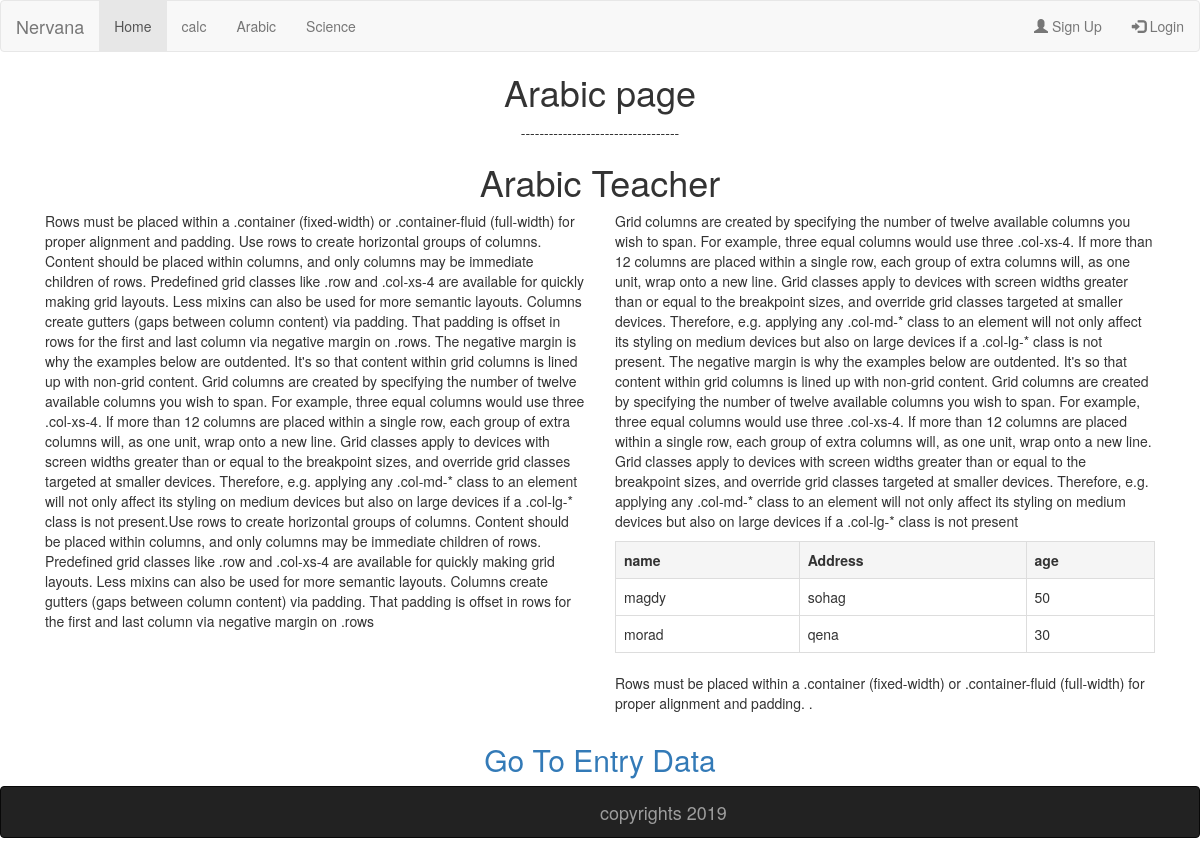
Screenshot of /arabic/ with the database file from the repository.
### arabic/models.py (models this page shows)
class info(models.Model):
    name=models.CharField(max_length=250)
    address=models.CharField(max_length=250)
    age=models.IntegerField()

### arabic/views.py (the view)
# urls.py: path('',views.index)
def index(request):
    posts=info.objects.all()
    return render(request,'base2.html',{'posts':posts})

### arabic/templates/base2.html (shortened to what this page needs)
{% extends "arabic.html" %}
{% block ar %}
 <h1 align="center">Arabic page</h1>
    <p align="center">----------------------------------</p>
    <h1 align="center">Arabic Teacher</h1>
{% endblock ar %}
{%block content%}
 <div class="container">
<div class="raw">
<div class="col-md-6">
<p>Rows must be placed within a .container (fixed-width) or .container-fluid (full-width) for proper alignment and padding.
Use rows to create horizontal groups of columns.
Content should be placed within columns, and only columns may be immediate children of rows.
Predefined grid classes like .row and .col-xs-4 are available for quickly making grid layouts. Less mixins can also be used for more semantic layouts.
Columns create gutters (gaps between column content) via padding. That padding is offset in rows for the first and last column via negative margin on .rows.
The negative margin is why the examples below are outdented. It's so that content within grid columns is lined up with non-grid content.
Grid columns are created by specifying the number of twelve available columns you wish to span. For example, three equal columns would use three .col-xs-4.
If more than 12 columns are placed within a single row, each group of extra columns will, as one unit, wrap onto a new line.
Grid classes apply to devices with screen widths greater than or equal to the breakpoint sizes, and override grid classes targeted at smaller devices. Therefore, e.g. applying any .col-md-* class to an element will not only affect its styling on medium devices but also on large devices if a .col-lg-* class is not present.Use rows to create horizontal groups of columns.
Content should be placed within columns, and only columns may be immediate children of rows.
Predefined grid classes like .row and .col-xs-4 are available for quickly making grid layouts. Less mixins can also be used for more semantic layouts.
Columns create gutters (gaps between column content) via padding. That padding is offset in rows for the first and last column via negative margin on .rows</p>
</div>
<div class="col-md-6">
<p>
Grid columns are created by specifying the number of twelve available columns you wish to span. For example, three equal columns would use three .col-xs-4.
If more than 12 columns are placed within a single row, each group of extra columns will, as one unit, wrap onto a new line.
Grid classes apply to devices with screen widths greater than or equal to the breakpoint sizes, and override grid classes targeted at smaller devices. Therefore, e.g. applying any .col-md-* class to an element will not only affect its styling on medium devices but also on large devices if a .col-lg-* class is not present.
The negative margin is why the examples below are outdented. It's so that content within grid columns is lined up with non-grid content.
Grid columns are created by specifying the number of twelve available columns you wish to span. For example, three equal columns would use three .col-xs-4.
If more than 12 columns are placed within a single row, each group of extra columns will, as one unit, wrap onto a new line.
Grid classes apply to devices with screen widths greater than or equal to the breakpoint sizes, and override grid classes targeted at smaller devices. Therefore, e.g. applying any .col-md-* class to an element will not only affect its styling on medium devices but also on large devices if a .col-lg-* class is not present</p>
    <table class="table table-bordered" >
    <tr class ="active">
        <th> name </th>
        <th>Address </th>
        <th>age</th>
    </tr>
    {% for post in posts    %}
    <tr>
        <td> {{ post.name}}</td>
        <td>{{post.address}}</td>
          <td >{{post.age}}</td>
    </tr>
    {%endfor%}
</table>
<p>Rows must be placed within a .container (fixed-width) or .container-fluid (full-width) for proper alignment and padding.
.</p>
</div>
</div>
</div>
{%endblock%}

### rows the page displays
info: name "magdy", address "sohag", age "50"
info: name "morad", address "qena", age "30"
